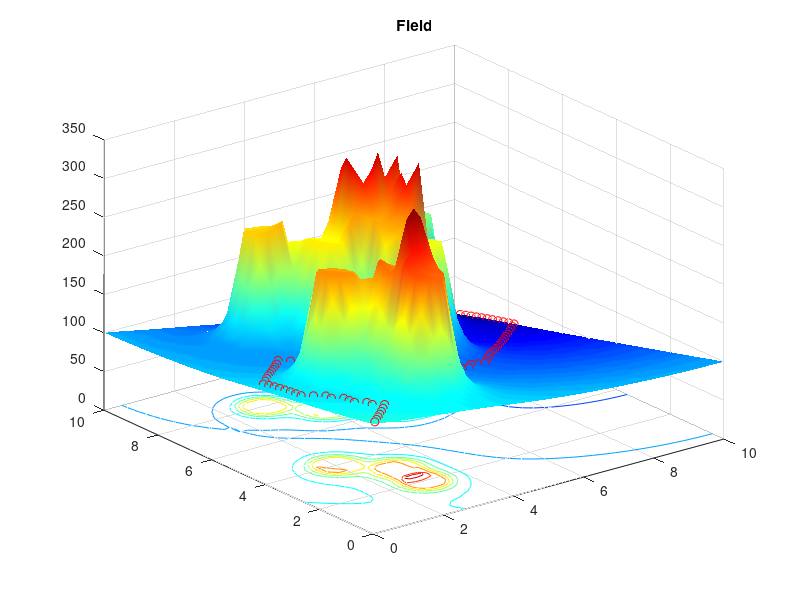
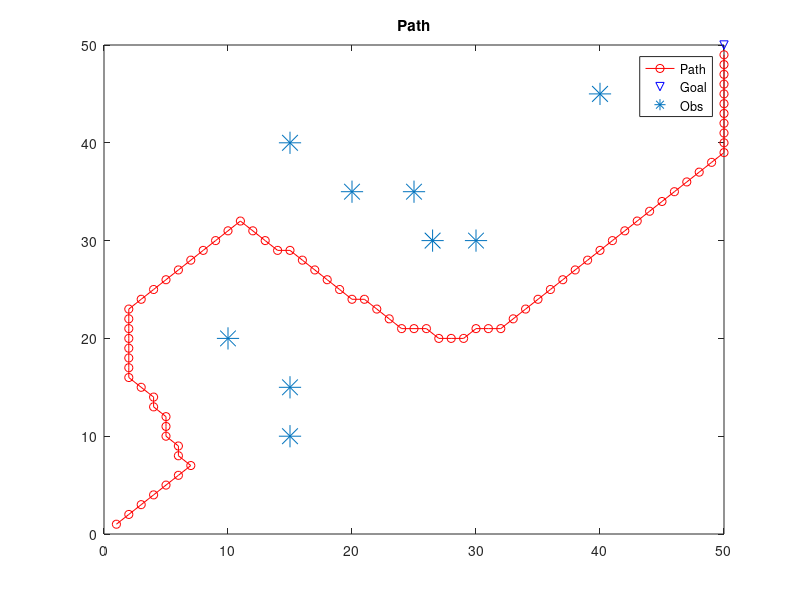

MATLAB code to generate these figures, in order:
%% Afirie Field Attract/Reject Test
%% 
close all;clear
density = 0.2;
Grid_X = 0:density:10;
Grid_Y = 0:density:10;
Basic_Z = ones(length(Grid_X), length(Grid_Y));
%surf(Grid_X,Grid_Y, Basic_Z);
P0 = 20;
a = 20; % factor for Ref force
b =10; % factor for Attract force
Rej_limit = 150; % limit of the single reject force

% [5 10 5] will make no-solution
%%
Goal = [10,10];
Obs = [3,2;
            3,3;
             5,7; 
             5.3,6;
             6,6;
             2,4;
             3,8;
             4,7;
             8,9];
         for k1 = 1: length(Grid_X)
             for k2 =1:length(Grid_Y)
                 X_c = Grid_X(k1); % current x position
                 Y_c = Grid_Y(k2); % current y position
                 Y_rre = [];
                 Y_ata = [];
                 rre =[];       
                 rat = sqrt((Goal(1)-X_c)^2 +(Goal(2)-Y_c)^2); % current location attract force from Goal
                 Y_ata = b*rat; % This is the only one value              
                 for k3 = 1:length(Obs)
                     rre(k3) =    sqrt((Obs(k3,1)-X_c)^2 +(Obs(k3,2)-Y_c)^2);
                     %          Y_rre = (1/rre(k3) - 1/P0)*1/(rre(k3))^2 * rat^2;
                     %          Y_ata =  (1/rre(k3) - 1/P0)^2 *rat;
                     Y_rre(k3) = a*(1/rre(k3)  - 1/P0 ) *1/(rre(k3)^2);
                     if  isinf(Y_rre(k3))==1|| Y_rre(k3)>150
                         Y_rre = Rej_limit; % a limited value
                     end
                 end
                 Field_rre(k1,k2) = sum(Y_rre); % SUM_FIELD of the reject force at current location
                 Field_ata(k1,k2) =  Y_ata;
             end
         end

% figure(1)
% surf(Grid_X,Grid_Y,Field_rre)
% figure(2)
% surf(Grid_X,Grid_Y,Field_ata)

SUM_FIELD = Field_rre  + Field_ata; %total force field
%Plot_avg = mean(SUM_FIELD);

figure(3)
colormap jet
surfc(Grid_X,Grid_Y,SUM_FIELD',...
    'FaceColor','interp',...
   'EdgeColor','none',...
   'FaceLighting','gouraud') % ATTENTION: the match of the ray/col of the Matrix and the X/Y-coordinate
hold on

%% Find the path
kk = 100;
pos_init = [1,1];%index 
pos_x = 1; % current X position
pos_y =1; %current Y position
pos_xh = [];
pos_yh = [];
pos_x_next = 1;
pos_y_next =1;
Mat_loc = zeros(3,3); % the local field

for i= 1:kk
    
  for k1 =1:3 % the for loop for 
      pos_k1 = pos_x-2+k1;
      for k2 =1:3
          pos_k2 = pos_y-2+k2;
          if pos_k1==0 ||  pos_k2==0||pos_k1>length(SUM_FIELD)|| pos_k2>length(SUM_FIELD)
              Mat_loc(k1,k2) = inf;
          else
              Mat_loc(k1,k2) =SUM_FIELD(pos_k1,pos_k2); %pick up the local force
          end
      end
  end
         Mat_loc(2,2) = inf; %Remove the center node to avoid the standing-still
         

         [loc_x, loc_y] = find(Mat_loc ==min(min(Mat_loc))); %Find the local next step
         pos_x_next = pos_x+loc_x-2;
         pos_y_next = pos_y+loc_y-2;
         
%          for k6 =1:length(pos_xh) %prevent go back
%              if pos_x_next ==pos_xh(k6)&&pos_y_next ==pos_yh(k6)
%                  Mat_loc(loc_x,loc_y) = inf;
%              end
%          end     
         pos_x = pos_x_next;
         pos_y = pos_y_next;
         if pos_x == Goal(1)/0.2+1 && pos_y == Goal(2)/0.2+1 % at the final goal position
           disp('Reach Goal!')
           break
         else
          pos_xh = [pos_xh, pos_x]; % Record
          pos_yh = [pos_yh, pos_y]; 
         end
         clear Mat_loc
end

figure(4)
plot(pos_xh-1, pos_yh-1, 'r-o')  
hold on
plot(Goal(1)/0.2,Goal(2)/0.2,'bv')
hold on
plot(Obs(:,1)/0.2, Obs(:,2)/0.2, '*','MarkerSize',P0*0.8)
legend('Path', 'Goal','Obs', 'location','best')
title('Path')

for k5 =1:length(pos_xh)
figure(3)
plot3((pos_xh(k5)-1)*density, (pos_yh(k5)-1)*density, SUM_FIELD(pos_xh(k5), pos_yh(k5)),'o-r')
hold on
end
title('Field')
